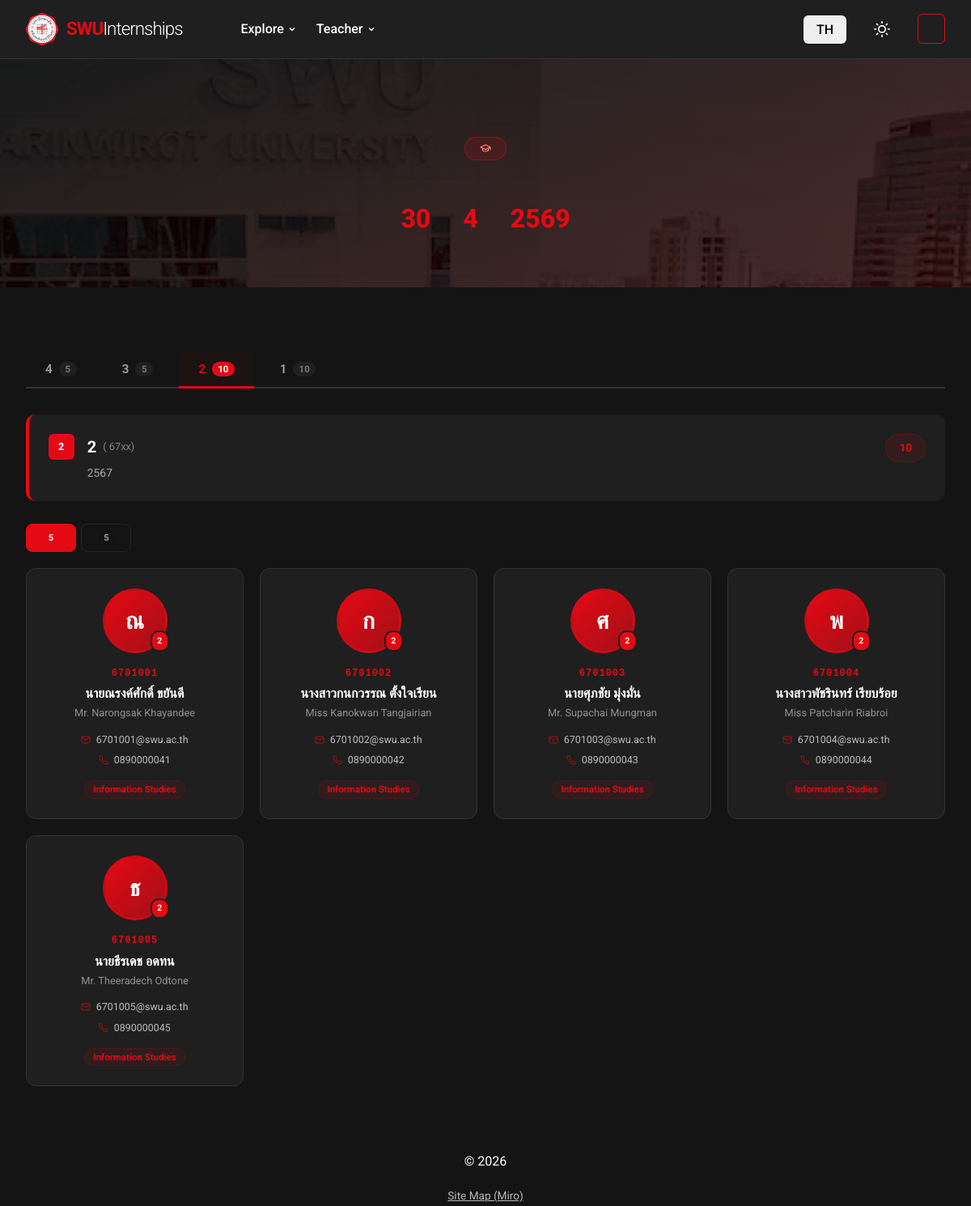
Screenshot of /students.php?year=2 (signed in) with the database file from the repository.
### tables this page shows
CREATE TABLE `students_info` (
  `student_id` VARCHAR(20) PRIMARY KEY,
  `prefix_th` VARCHAR(20),
  `first_name_th` VARCHAR(100),
  `last_name_th` VARCHAR(100),
  `prefix_en` VARCHAR(20),
  `first_name_en` VARCHAR(100),
  `last_name_en` VARCHAR(100),
  `phone` VARCHAR(20),
  `email` VARCHAR(100),
  `major` VARCHAR(100),
  `student_type` ENUM('regular', 'special') DEFAULT 'regular',
  FOREIGN KEY (`student_id`) REFERENCES users(username) ON DELETE CASCADE
);

### students.php (the view, shortened to what this page needs)
<?php
require_once 'includes/db_connect.php';
$lang = $_GET['lang'] ?? $_SESSION['lang'] ?? 'th';
$t = require "lang/{$lang}.php";
require_once 'includes/header.php';
require_once 'includes/navbar.php';
$year_entry_map = [4 => '65', 3 => '66', 2 => '67', 1 => '68'];
$has_section_yr = ['67', '68'];
$all_students = [];
try {
    $stmt = $conn->query("
        SELECT si.*, u.status
        FROM students_info si
        JOIN users u ON u.username = si.student_id
        WHERE u.role = 'student' AND u.status = 'active'
        ORDER BY si.student_id ASC
    ");
    $all_students = $stmt->fetchAll(PDO::FETCH_ASSOC);
} catch (PDOException $e) {
}
$by_year = [];
foreach ($year_entry_map as $yr => $code) {
    $by_year[$yr] = ['regular' => [], 'special' => []];
}
foreach ($all_students as $s) {
    $prefix = substr($s['student_id'], 0, 2);
    foreach ($year_entry_map as $yr => $code) {
        if ($prefix === $code) {
            $section = ($s['student_type'] === 'special') ? 'special' : 'regular';
            $by_year[$yr][$section][] = $s;
            break;
        }
    }
}
$active_year = isset($_GET['year']) ? (int) $_GET['year'] : 4;
$total = count($all_students);
$accents = [1 => '#4f4f4fb6', 2 => '#e50914', 3 => '#4f4f4fb6', 4 => '#e50914'];
?>
<section class="students-hero">
    <div class="students-hero-content">
        <div class="students-hero-badge">
            <svg xmlns="http://www.w3.org/2000/svg" width="14" height="14" viewBox="0 0 24 24" fill="none"
                stroke="currentColor" stroke-width="2">
                <path d="M22 10v6M2 10l10-5 10 5-10 5z" />
                <path d="M6 12v5c3 3 9 3 12 0v-5" />
            </svg>
        </div>
        <div class="students-hero-stats">
            <div class="hero-stat">
                <span class="hero-stat-num"><?= $total ?></span>
            </div>
            <div class="hero-stat">
                <span class="hero-stat-num">4</span>
            </div>
            <div class="hero-stat">
                <span class="hero-stat-num"><?= date('Y') + 543 ?></span>
            </div>
        </div>
    </div>
</section>
<main class="students-main">
    <div class="container">
        <div class="year-tabs">
            <?php foreach ($year_entry_map as $yr => $code):
                $total_yr = count($by_year[$yr]['regular']) + count($by_year[$yr]['special']);
                $ac = $accents[$yr];
                ?>
                <button class="year-tab <?= $yr === $active_year ? 'active' : '' ?>" onclick="showYear(<?= $yr ?>)"
                    id="tab-<?= $yr ?>" style="<?= $yr === $active_year ? "--tab-color:{$ac}" : '' ?>">
                    <?= $t['year_level_prefix'] ?> <?= $yr ?>
                    <span class="tab-count"
                        style="<?= $yr === $active_year ? "background:{$ac}" : '' ?>"><?= $total_yr ?></span>
                </button>
            <?php endforeach; ?>
        </div>
        <?php foreach ($year_entry_map as $yr => $code):
            $ac = $accents[$yr];
            $has_sec = in_array($code, $has_section_yr);
            $students_regular = $by_year[$yr]['regular'];
            $students_special = $by_year[$yr]['special'];
            $total_yr = count($students_regular) + count($students_special);
            ?>
            <div class="year-panel" id="panel-<?= $yr ?>" <?= $yr !== $active_year ? 'style="display:none;"' : '' ?>>
                <div class="year-header" style="border-left-color:<?= $ac ?>;">
                    <div class="year-header-left">
                        <div class="year-badge" style="background:<?= $ac ?>;"><?= $t['year_prefix'] ?> <?= $yr ?></div>
                        <div>
                            <h2 class="year-title">
                                <?= $t['year_level_prefix'] ?> <?= $yr ?>
                                <span class="year-code-hint">(<?= $t['student_code_prefix'] ?> <?= $code ?>xx)</span>
                            </h2>
                            <p class="year-subtitle">
                                <?= $t['students_entry_year'] ?> <?= $code + 2500 ?>
                            </p>
                        </div>
                    </div>
                    <div class="year-count-pill"
                        style="background:<?= $ac ?>18;color:<?= $ac ?>;border-color:<?= $ac ?>44;"><?= $total_yr ?> <?= $t['people'] ?>
                    </div>
                </div>
                <?php if ($total_yr === 0): ?>
                    <div class="empty-state">
                        <svg xmlns="http://www.w3.org/2000/svg" width="48" height="48" viewBox="0 0 24 24" fill="none"
                            stroke="currentColor" stroke-width="1" opacity="0.3">
                            <path d="M17 21v-2a4 4 0 0 0-4-4H5a4 4 0 0 0-4 4v2" />
                            <circle cx="9" cy="7" r="4" />
                        </svg>
                        <p><?= $t['no_student_in_year'] ?></p>
                    </div>
                <?php elseif ($has_sec): ?>
                    <div class="section-tabs">
                        <button class="section-tab active" id="stab-<?= $yr ?>-r" onclick="showSection(<?= $yr ?>, 'r')"
                            style="--stab-color:<?= $ac ?>;">
                            <span class="stab-count" style="background:<?= $ac ?>;"><?= count($students_regular) ?></span>
                        </button>
                        <button class="section-tab" id="stab-<?= $yr ?>-s" onclick="showSection(<?= $yr ?>, 's')"
                            style="--stab-color:<?= $ac ?>;">
                            <span class="stab-count"><?= count($students_special) ?></span>
                        </button>
                    </div>
                    <div class="section-panel" id="spanel-<?= $yr ?>-r">
                        <?php if (empty($students_regular)): ?>
                            <div class="empty-state" style="padding:2rem;">
                                <p style="opacity:0.4;"><?= $t['no_regular_students'] ?></p>
                            </div>
                        <?php else: ?>
                            <div class="students-grid">
                                <?php foreach ($students_regular as $s):
                                    echo renderStudentCard($s, $yr, $ac);
                                endforeach; ?>
                            </div>
                        <?php endif; ?>
                    </div>
                <?php else: ?>
                        <?php foreach ($students_regular as $s):
                            echo renderStudentCard($s, $yr, $ac);
                        endforeach; ?>
                <?php endif; ?>
            </div>
        <?php endforeach; ?>
    </div>
</main>
<?php require_once 'includes/footer.php'; ?>
<?php
function renderStudentCard($s, $yr, $ac)
{
    global $base_url, $t;
    $photo = '';
    $initials = mb_substr($s['first_name_th'] ?? '?', 0, 1);
    $name_th = ($s['prefix_th'] ?? '') . ($s['first_name_th'] ?? '') . ' ' . ($s['last_name_th'] ?? '');
    $name_en = ($s['prefix_en'] ?? '') . ' ' . ($s['first_name_en'] ?? '') . ' ' . ($s['last_name_en'] ?? '');
    ?>
    <div class="student-card" style="--card-accent:<?= $ac ?>;">
        <div class="student-avatar">
            <?php if ($photo): ?>
                <img src="<?= htmlspecialchars($photo) ?>" alt="<?= htmlspecialchars($name_th) ?>" class="student-avatar-img">
            <?php else: ?>
                <div class="student-avatar-placeholder" style="background:linear-gradient(135deg,<?= $ac ?>,<?= $ac ?>aa);">
                    <span><?= htmlspecialchars($initials) ?></span>
                </div>
            <?php endif; ?>
            <div class="student-year-dot" style="background:<?= $ac ?>;"><?= $t['year_prefix'] ?> <?= $yr ?></div>
        </div>
        <div class="student-info">
            <div class="student-id" style="color:<?= $ac ?>;"><?= htmlspecialchars($s['student_id']) ?></div>
            <h3 class="student-name"><?= htmlspecialchars($name_th) ?></h3>
            <p class="student-name-en"><?= htmlspecialchars($name_en) ?></p>
            <div class="student-contact">
                <?php if (!empty($s['email'])): ?>
                    <div class="contact-row">
                        <svg xmlns="http://www.w3.org/2000/svg" width="12" height="12" viewBox="0 0 24 24" fill="none"
                            stroke="<?= $ac ?>" stroke-width="2">
                            <path d="M4 4h16c1.1 0 2 .9 2 2v12c0 1.1-.9 2-2 2H4c-1.1 0-2-.9-2-2V6c0-1.1.9-2 2-2z" />
                            <polyline points="22,6 12,13 2,6" />
                        </svg>
                        <span><?= htmlspecialchars($s['email']) ?></span>
                    </div>
                <?php endif; ?>
                <?php if (!empty($s['phone'])): ?>
                    <div class="contact-row">
                        <svg xmlns="http://www.w3.org/2000/svg" width="12" height="12" viewBox="0 0 24 24" fill="none"
                            stroke="<?= $ac ?>" stroke-width="2">
                            <path
                                d="M22 16.92v3a2 2 0 0 1-2.18 2 19.79 19.79 0 0 1-8.63-3.07A19.5 19.5 0 0 1 4.69 13.1a19.79 19.79 0 0 1-3.07-8.67A2 2 0 0 1 3.61 2h3a2 2 0 0 1 2 1.72 12.84 12.84 0 0 0 .7 2.81 2 2 0 0 1-.45 2.11L7.91 9.91a16 16 0 0 0 6.08 6.08l.91-.91a2 2 0 0 1 2.11-.45 12.84 12.84 0 0 0 2.81.7A2 2 0 0 1 22 16.92z" />
                        </svg>
                        <span><?= htmlspecialchars($s['phone']) ?></span>
                    </div>
                <?php endif; ?>
            </div>
            <div class="student-major"><span><?= htmlspecialchars($s['major'] ?? 'Information Studies') ?></span></div>
        </div>
    </div>
    <?php
    return ob_get_clean();
}
?>

### css/style.css (style rules this page uses)
:root { --primary-color: #e50914; --bg-color: #ffffff; --text-color: #111111; --card-bg: #f5f5f5; --border-color: #e5e5e5; --input-bg: #ffffff; --success-color: #4caf50; --danger-color: #e50914; --warning-color: #ff9800; }
body.dark-mode { --bg-color: #141414; --text-color: #ffffff; --card-bg: #1f1f1f; --border-color: #333333; --input-bg: #333333; }
* { box-sizing: border-box; margin: 0; padding: 0; }
body { font-family: 'Roboto', sans-serif; background-color: var(--bg-color); color: var(--text-color); transition: background-color 0.3s ease, color 0.3s ease; line-height: 1.6; }
.container { max-width: 1200px; margin: 0 auto; padding: 2rem; }

### rows the page displays
students_info: first_name_th "ณ", yr "2", student_id "6701001", name_th "นายณรงค์ศักดิ์ ขยันดี", name_en "Mr. Narongsak Khayandee", email "6701001@swu.ac.th", phone "0890000041", major "Information Studies"
students_info: first_name_th "ก", yr "2", student_id "6701002", name_th "นางสาวกนกวรรณ ตั้งใจเรียน", name_en "Miss Kanokwan Tangjairian", email "6701002@swu.ac.th", phone "0890000042", major "Information Studies"
students_info: first_name_th "ศ", yr "2", student_id "6701003", name_th "นายศุภชัย มุ่งมั่น", name_en "Mr. Supachai Mungman", email "6701003@swu.ac.th", phone "0890000043", major "Information Studies"
students_info: first_name_th "พ", yr "2", student_id "6701004", name_th "นางสาวพัชรินทร์ เรียบร้อย", name_en "Miss Patcharin Riabroi", email "6701004@swu.ac.th", phone "0890000044", major "Information Studies"
students_info: first_name_th "ธ", yr "2", student_id "6701005", name_th "นายธีรเดช อดทน", name_en "Mr. Theeradech Odtone", email "6701005@swu.ac.th", phone "0890000045", major "Information Studies"

### other values shown
$total "30"
$yr "4"
$total_yr "5"
$yr "3"
$yr "2"
$total_yr "10"
$yr "1"
$code "67"
$code + 2500 "2567"
count($students_regular) "5"
count($students_special) "5"
